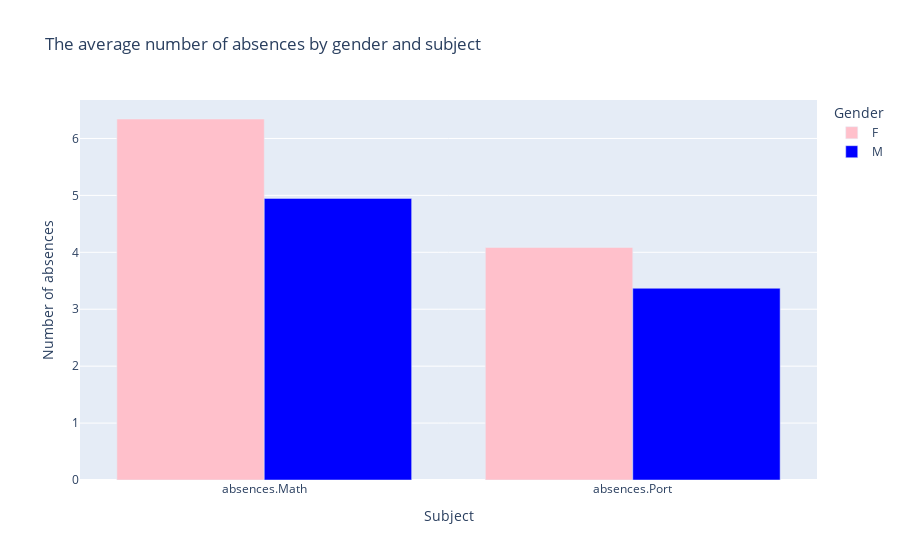

Write notebook code for a chart like this one.
### Markdown cell above
From the above vizualization we can see that both, male and female are having struggles more to pass the Mathematics subject, while male students at both of the subjects are failing slightly more comparing with the female students.

In the next visualization I want to see the students abscences in both of these subjects and if the failures of the subjects might be linked with the reason that students were absent in those subjects.

### Code cell
absences_data_melted = data.melt(id_vars='sex', value_vars=['absences.Math', 'absences.Port'],
                                var_name='Subject', value_name='Absences')

# Group by 'sex', 'Subject', calculate the mean, and reset the index
grouping3 = absences_data_melted.groupby(by=["sex", "Subject"])["Absences"].mean().reset_index()

# Create a grouped bar plot using Plotly Express
fig = px.bar(grouping3, x='Subject', y='Absences', color='sex', barmode='group',
             color_discrete_map={'M': 'blue', 'F': 'pink'},
             labels={'Absences': 'Number of Absences', 'sex': 'Gender'},
             title='The average number of absences by gender and subject')
fig.update_layout(xaxis_title='Subject', yaxis_title='Number of absences', showlegend=True)
fig.show()

### Figure 1 — Plotly figure (JSON) as saved in the notebook; plotly's stock layout.template omitted (floating-point values rounded to 4 significant figures)
{"data": [{"alignmentgroup": "True", "hovertemplate": "Gender=F<br>Subject=%{x}<br>Number of Absences=%{y}<extra></extra>", "legendgroup": "F", "marker": {"color": "pink", "pattern": {"shape": ""}}, "name": "F", "offsetgroup": "F", "orientation": "v", "showlegend": true, "textposition": "auto", "type": "bar", "x": ["absences.Math", "absences.Port"], "xaxis": "x", "y": [6.342, 4.086], "yaxis": "y"}, {"alignmentgroup": "True", "hovertemplate": "Gender=M<br>Subject=%{x}<br>Number of Absences=%{y}<extra></extra>", "legendgroup": "M", "marker": {"color": "blue", "pattern": {"shape": ""}}, "name": "M", "offsetgroup": "M", "orientation": "v", "showlegend": true, "textposition": "auto", "type": "bar", "x": ["absences.Math", "absences.Port"], "xaxis": "x", "y": [4.947, 3.368], "yaxis": "y"}], "layout": {"barmode": "group", "legend": {"title": {"text": "Gender"}, "tracegroupgap": 0}, "showlegend": true, "title": {"text": "The average number of absences by gender and subject"}, "xaxis": {"anchor": "y", "domain": [0, 1], "title": {"text": "Subject"}}, "yaxis": {"anchor": "x", "domain": [0, 1], "title": {"text": "Number of absences"}}}}
